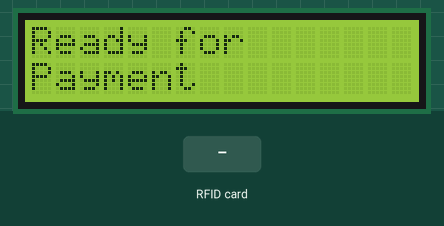
This sketch was run on a simulated Arduino Uno, built with avr-gcc and run on an emulated ATmega328P. Shown: 16×2 character LCD. Inputs (shaded band) come from the test bench. What the sketch prints to the serial monitor is not drawn.

Above: at 1.3 s.
1.4 s: RFID card 5E 7A 19 C4 held to the reader
At 2.0 s:
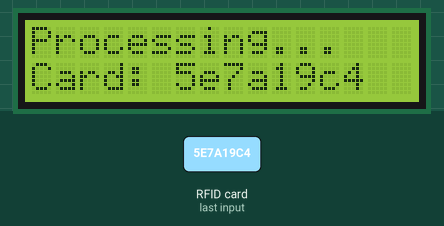
At 5.0 s:
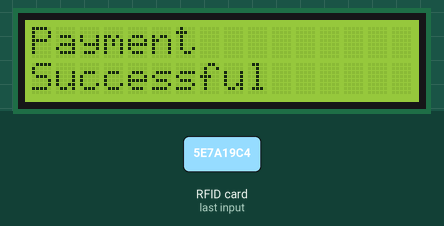
Timing chart, 0 to 6.5 s (numbered marks = the images above; inputs shaded):
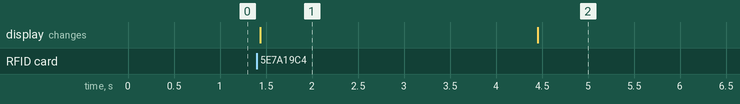

The sketch:

LND-to-NFC_Playment_Progect.ino
```cpp
#include <Wire.h>
#include <Adafruit_PN532.h>
#include <LiquidCrystal_I2C.h>

// Constants for NFC reader
#define SDA_PIN 10
#define SCL_PIN 11

// Constants for LCD display
#define LCD_ADDRESS 0x27
#define LCD_COLUMNS 16
#define LCD_ROWS 2

// Initialize NFC reader
Adafruit_PN532 nfc(SDA_PIN, SCL_PIN);

// Initialize LCD display
LiquidCrystal_I2C lcd(LCD_ADDRESS, LCD_COLUMNS, LCD_ROWS);

void setup() {
  Serial.begin(115200);

  // Initialize NFC reader
  nfc.begin();

  // Set up the LCD display
  lcd.begin(LCD_COLUMNS, LCD_ROWS);
  Serial.println("NFC Payment");
  lcd.print("NFC Payment");
  lcd.setCursor(0, 1);
  Serial.println("Terminal");
  lcd.print("Terminal");

  // Wait for NFC reader to be ready
  while (!nfc.SAMConfig()) {
    delay(100);
  }

  // Clear LCD display
  lcd.clear();
  Serial.print("Ready for");
  lcd.print("Ready for");
  lcd.setCursor(0, 1);
  Serial.print("Payment");
  lcd.print("Payment");
}

void loop() {
  uint8_t success;
  uint8_t uid[] = { 0, 0, 0, 0, 0, 0, 0 };
  uint8_t uidLength;

  // Check if an NFC card/tag is present
  success = nfc.readPassiveTargetID(PN532_MIFARE_ISO14443A, uid, &uidLength);

  if (success) {
    // Card detected, process payment
    processPayment(uid, uidLength);
  }
}

void processPayment(uint8_t *uid, uint8_t uidLength) {
  // Perform payment processing steps here
  // This is where you can communicate with a payment gateway or service

  // Convert UID to a string for display
  String uidString = "";
  for (uint8_t i = 0; i < uidLength; i++) {
    uidString += String(uid[i], HEX);
  }

  // Display payment processing message on LCD
  lcd.clear();
  Serial.print("Processing...");
  lcd.print("Processing...");
  lcd.setCursor(0, 1);
  Serial.print("Card: " + uidString);
  lcd.print("Card: " + uidString);

  // Simulate payment processing delay
  delay(3000);

  // Simulate payment success
  bool paymentSuccess = true;

  if (paymentSuccess) {
    // Display payment success message on LCD
    lcd.clear();
    Serial.print("Payment");
    lcd.print("Payment");
    lcd.setCursor(0, 1);
    Serial.print("Successful");
    lcd.print("Successful");

    // Delay for a few seconds to display the success message
    delay(5000);
  } else {
    // Display payment failure message on LCD
    lcd.clear();
    Serial.print("Payment");
    lcd.print("Payment");
    lcd.setCursor(0, 1);
    Serial.print("Failed");
    lcd.print("Failed");

    // Delay for a few seconds to display the failure message
    delay(5000);
  }

  // Clear LCD display and go back to the ready state
  lcd.clear();
  Serial.print("Ready for");
  lcd.print("Ready for");
  lcd.setCursor(0, 1);
  Serial.print("Payment");
  lcd.print("Payment");
}
```

Measured:
- after the input at 1.4 s, the display: changes at once (image 1)
- what the display in image 1 shows lasts 3.1 s, from 1.4 s to 4.5 s
